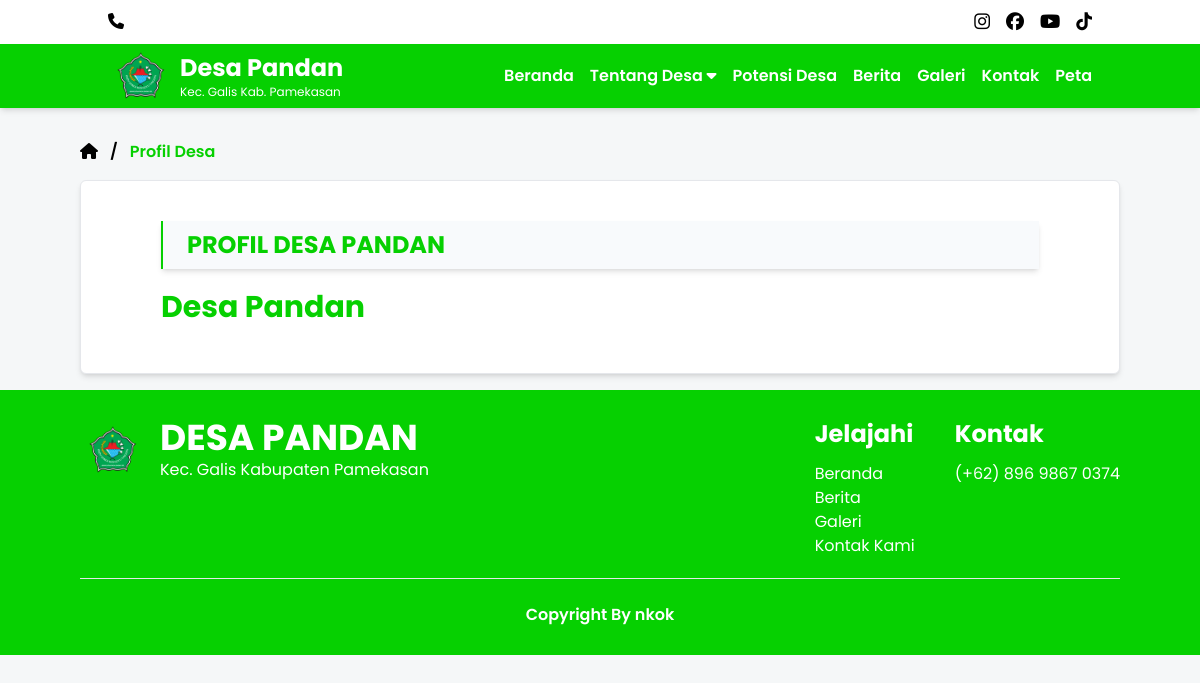
The page /profile.php on the database as committed earlier.
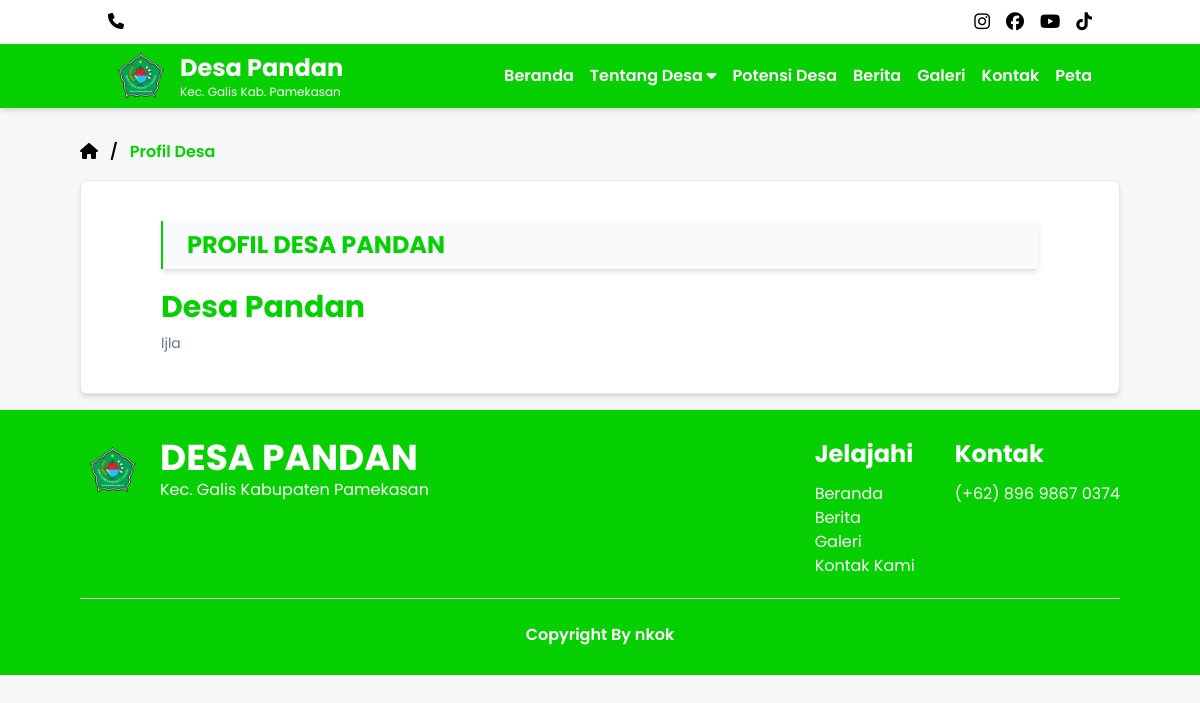
The same page on the database as committed later.
### tables this page shows
CREATE TABLE `profil_desa` (
  `id` int(11) NOT NULL,
  `deskripsi` text NOT NULL
);

### admin-desa/function.php (called while the page is built, shortened)
<?php
$conn = mysqli_connect('localhost', 'root', '', 'web_desa');
function jabatan ($query) {
    global $conn;
    $stmt = mysqli_prepare($conn, $query);
    mysqli_stmt_execute($stmt);
    $result = mysqli_stmt_get_result($stmt);
    $rows = [];
    while($row = mysqli_fetch_assoc($result)) {
        $rows[] = $row;
    }
    return $rows;
}
?>

### profile.php (the view, shortened to what this page needs)
<?php
require 'admin-desa/function.php';
$profil = jabatan("SELECT * FROM profil_desa");
?>
<!doctype html>
<html>
<head>
  <link rel="stylesheet" href="style.css">
  <link rel="stylesheet" href="nav.css">
  <link href="https://unpkg.com/aos@2.3.1/dist/aos.css" rel="stylesheet">
    <link rel="stylesheet" href="https://cdnjs.cloudflare.com/ajax/libs/font-awesome/6.5.2/css/all.min.css" />
</head>
<body>
<?php
include 'navbar.php';
?>
<div class="max-w-full bg pt-24">
    <div class="px-7 lg:px-20">
        <div class="flex items-center gap-3 font-semibold">
            <a href="/web-desa" class="text-sm lg:text-base"><i class="fa-solid fa-house"></i></a>
            <p>/</p>
            <p class="text-[#06D001] text-sm lg:text-base">Profil Desa</p>
        </div>
    </div>
</div>
<div class="mx-w-full bg-white my-12 py-10 mx-7 border rounded-md shadow-md">
    <div class="px-7 lg:px-20">
        <div class="bg-slate-50 flex items-center py-2 border-left shadow-md">
            <h1 class="text-sm uppercase text-[#06D001] px-6 font-bold lg:text-2xl">Profil Desa Pandan</h1>
        </div>
            <div class="text-black mt-3">
                <h1 class="py-2 font-bold text-xl lg:text-3xl text-[#06D001]">Desa Pandan</h1>
                <?php foreach($profil as $p) : ?>
                <p class="text-sm text-slate-500 lg:text-lg"><?= $p['deskripsi']; ?></p>
                <?php endforeach; ?>
            </div>
    </div>
</div>
<?php
include 'footer.php'
?>
</body>
</html>

Rows that differ between the two databases and show on the page:
added profil_desa: deskripsi "ljla"
